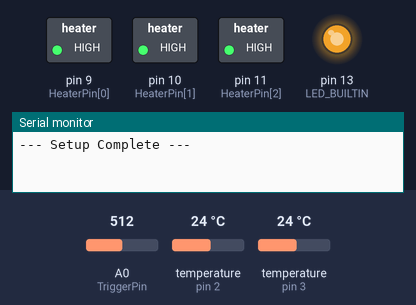
The sketch below on a simulated Arduino Uno, built with avr-gcc and run on an emulated ATmega328P. Parts: switched loads named in the sketch (green lamp = pin HIGH), output pins drawn as LEDs (lit = HIGH), the last lines printed to the serial monitor. The inputs (shaded band) are chosen by the test bench; at power-on: temperature (sensors on pin 2, pin 3) 24 °C, A0 (TriggerPin) = 512.

Above: at 0.1 s.
1.3 s: temperature (sensor on pin 2) set to 12 °C
At 2.15 s:
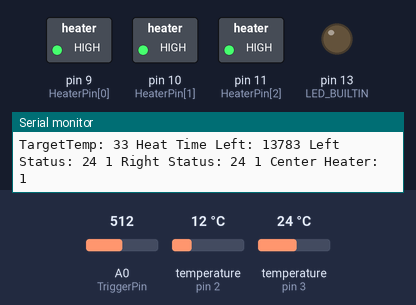
5.5 s: temperature (sensor on pin 3) set to 32.6 °C
9.0 s: temperature (sensor on pin 3) set to 33.8 °C
At 12.4 s:
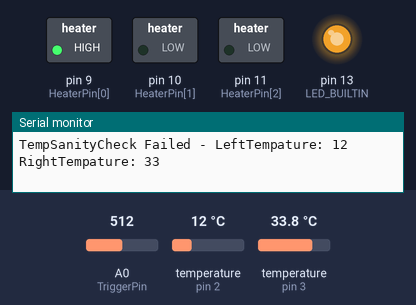
12.5 s: A0 (TriggerPin) set to 0
16.0 s: temperature (sensor on pin 2) set to 34 °C
At 16.8 s:
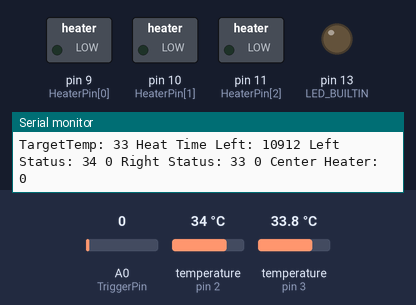
Timing chart, 0 to 18.7 s (numbered marks = the images above; inputs shaded):
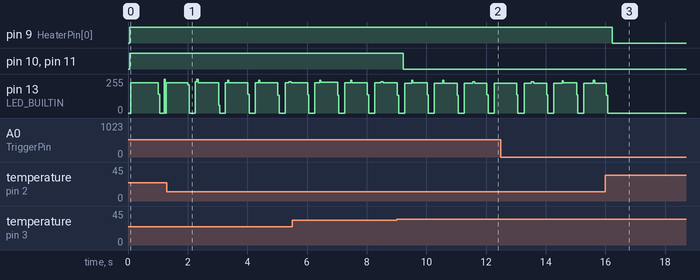

The sketch:

YellowTeeth_v3.ino
```cpp
// Control code for the Tooth brushing exhibit
// By Cam Chalmers
// Cam@BlueLochiel.com
//
// We have a vibration sensor mounted on the back of the teeth
// We also have 5 heaters and two tempature sensors
// The heaters keep the teeth at a maintance tempature just below the point where the color will change
// When the vibration sensor see's that someone is brushing the teeth, the heaters heat up the teeth to just above the color change point


// Include the libraries we need
#include <OneWire.h>
#include <DallasTemperature.h>

// Heater Constants
// Heaters are arrayed Left to Right. 1,2,3 on the top row. 4,5 on the bottom row
// [0][1][2]
//  [3][4]
// These should be PMW pins. While we aren't using PMW, it's nice to have the option later
const int NumHeaterPins = 3;
const int HeaterPin[NumHeaterPins] = {9,10,11}; // pin 9 = heaters 0&3, 10=2&4, 11=1
const int StandByTarget = 25; //Temp to preheat the teeth too. Should not cause any color change
const int HeatTarget = 33; //Temp to heat to teeth too to change color.


// Vibration Sensor Trigger Constants
const int TriggerPin = 0;
const int TriggerThreshold = 100; // value from the vibration tigger that needs to be crossed (both up and down)
const int TriggerTimeframe = 3000; // Milliseconds that the threshold has to be crossed
const int TriggerFrequency = 2; // number of times the Threshold needs to be crossed (up and down) every Timeframe


//Temp Sensor Constants
//All temps are in C.
const int TempatureLeftPin = 2;
const int TempatureRightPin = 3;
const int TempatureReadDelay = 1000; //Reading the sensors causes the ground to float, we space out temp reads to reduce that impact
OneWire LeftWire(TempatureLeftPin);
OneWire RightWire(TempatureRightPin);

DallasTemperature LeftSensors(&LeftWire);
DallasTemperature RightSensors(&RightWire);

DeviceAddress LeftTemp;
DeviceAddress RightTemp;

const int LowerBound = -20; //Temp's below this will be considered a faulty sensor
const int DeviationBound = 10; //Degrees C that the sensors can disagree on temp before they will be considered faulty
const int HeatOnDuration = 15000; // Once we turn on the heat, how long do we keep it on?
const int DebugDelay = 1000;

//Global Variables
bool SpikeUp = false; //Is the vibration sensor currently above the spike point?
unsigned long SpikeHistory[TriggerFrequency]; //Array to store the most recent spike events.
unsigned long LastDebugMsg = 0; //Time of the last Debug Msg
unsigned long HeatEnableTime = 0; //Time Heater was last turn on
unsigned long LastTempatureReadTime = 0; //Time of the last temp read

int TargetTempature = 0; //Current Temp Target. We change this to turn the heaters on or off
bool HeaterEnable[NumHeaterPins];
bool HeatOn = false;
int LeftTempature = 0;
int RightTempature = 0;

// Setup
// Set the pinModes
// Prefill arrays
// Setup the Temp Sensors
void setup() {
  //Set the mode for the heater pins
  for (int i=0; i < NumHeaterPins;i++) {
    pinMode(HeaterPin[i], OUTPUT);
  }
  pinMode(LED_BUILTIN, OUTPUT);

  for (int i=0; i < TriggerFrequency;i++) {
    SpikeHistory[i] = 0;
  }

  for (int i=0; i < NumHeaterPins;i++) {
    HeaterEnable[i] = false;
  }

  LeftSensors.begin();
  RightSensors.begin();
  LeftSensors.getAddress(LeftTemp,0);
  RightSensors.getAddress(RightTemp,0);
  LeftSensors.setResolution(LeftTemp,9);
  RightSensors.setResolution(RightTemp,9);

  Serial.begin(9600);
  Serial.println("--- Setup Complete ---");
}

//Main Loop
//Check the Vibration Sensor
//Read the Tempature, perform sanity checks on results
//Set the Target Tempature
//Turn heaters on or off to reach the Target Tempature
void loop() {
  bool Triggered = InputCheck();
  digitalWrite(LED_BUILTIN, LOW);


  if (millis() > (LastTempatureReadTime + TempatureReadDelay)){
    LastTempatureReadTime = millis();

    LeftSensors.requestTemperatures();
    RightSensors.requestTemperatures();

    LeftTempature = LeftSensors.getTempC(LeftTemp);
    RightTempature = RightSensors.getTempC(RightTemp);

    // If the Tempature Inputs fail sanity, end the loop
    if(TempSanityCheck(LeftTempature, RightTempature) == false){
      Serial.print("TempSanityCheck Failed - LeftTempature: ");
      Serial.print(LeftTempature);
      Serial.print(" RightTempature: ");
      Serial.println(RightTempature);
      for (int i=0; i < NumHeaterPins;i++) {
        HeaterEnable[i] = false;
      }
      return;
    }
  }

  if (Triggered) {
    HeatEnableTime = millis();
  }

  if (millis() < (HeatEnableTime+HeatOnDuration)) {
    TargetTempature = HeatTarget;
  } else {
    TargetTempature = StandByTarget;
  }

  // Left Tempature Sensor controls heaters 1&4
  // Right Tempature Sensor controls heaters 3&5
  // Heater 1 comes on when BOTH sensors are below temp
  if (LeftTempature < TargetTempature){
    HeaterEnable[0] = true;
  } else {
    HeaterEnable[0] = false;
  }
  if (RightTempature < TargetTempature){
    HeaterEnable[1] = true;
  } else {
    HeaterEnable[1] = false;
  }
  if (HeaterEnable[0] && HeaterEnable[1]){
    HeaterEnable[2] = true;
  } else {
    HeaterEnable[2] = false;
  }


  for (int i = 0; i < NumHeaterPins; i++){
      if (HeaterEnable[i]) {
        digitalWrite(HeaterPin[i],HIGH);
        digitalWrite(LED_BUILTIN, HIGH);
      } else {
        digitalWrite(HeaterPin[i],LOW);
      }

  }

  if (millis() > (LastDebugMsg + DebugDelay)) {
    Serial.print("TargetTemp: ");
    Serial.print(TargetTempature);
    Serial.print(" Heat Time Left: ");
    Serial.print(HeatEnableTime+HeatOnDuration - millis());
    Serial.print(" Left Status: ");
    Serial.print(LeftTempature);
    Serial.print(" ");
    Serial.print(HeaterEnable[0]);
    Serial.print(" Right Status: ");
    Serial.print(RightTempature);
    Serial.print(" ");
    Serial.print(HeaterEnable[1]);
    Serial.print(" ");
    Serial.print("Center Heater: ");
    Serial.println(HeaterEnable[2]);


    LastDebugMsg = millis();
  }
}

// Read the input value
// Make note if we have started a spike
// When the spike is over, note the time
// Compare spikes to see if we've had enough spikes withing the alloted time
// Return True if yes
bool InputCheck(){
  // This Function checks the input and determines if we should consider it triggered or not
  // This will be in two parts. The first is to check for spikes above a threshold
  // The second will be to look for multiple spikes within a time frame.
  int InputValue = analogRead(TriggerPin);

//  Serial.println(InputValue);

  if ((!SpikeUp) && (InputValue > TriggerThreshold)){
    //Spike Starting!
    SpikeUp = true;
  }

  if ((SpikeUp) && (InputValue < TriggerThreshold)) {
    // Spike completed, do the thing!
    PushDown(SpikeHistory, millis());
    SpikeUp = false;
    if ((SpikeHistory[TriggerFrequency-1] - SpikeHistory[0]) < TriggerTimeframe) {
      return true;
    }
  }
  return false;
}

//Check to see if the sensors are reporting a value that is too low to be considered valid
//Check to see that the sensors are close enough in tempature
//Testing has shown that if only one set of heaters works, the temp gradiate is big enough to fail this check
bool TempSanityCheck(int TempValue1, int TempValue2){
  // This function checks the values from the Temperature sensors to see if anything is amiss
  // A wild deviation between the two, or a value that is too low should return false
  if ((TempValue1 < LowerBound) || (TempValue2 < LowerBound)){
    return false;
  }
  if (abs(TempValue1 - TempValue2) > DeviationBound) {
    return false;
  }
  return true;
}

//Push the stack down
void PushDown(unsigned long InputArray[], unsigned long InputValue){
  int ArraySize = (sizeof(InputArray)/sizeof(unsigned long));
  for (int i = 0; i < ArraySize-1; i++) {
   InputArray[i] = InputArray[i+1];
  }
  InputArray[ArraySize-1] = InputValue;
}
```

Measured:
- the behaviour switches between 32.9 and 33 °C on temperature (sensor on pin 3) (found by bisection; images 1 and 2)
- after the input at 9.0 s, pin 10 (HeaterPin[1]), pin 11 (HeaterPin[2]): HIGH → LOW after 0.23 s
- after the input at 16.0 s, pin 9 (HeaterPin[0]): HIGH → LOW after 0.23 s; pin 13 (LED_BUILTIN): goes on until 16.1 s, then stays 0/255
